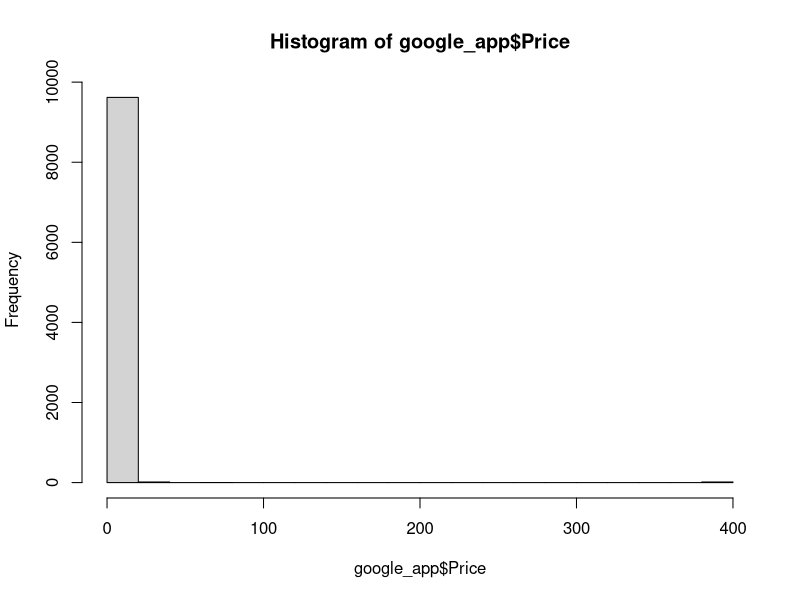
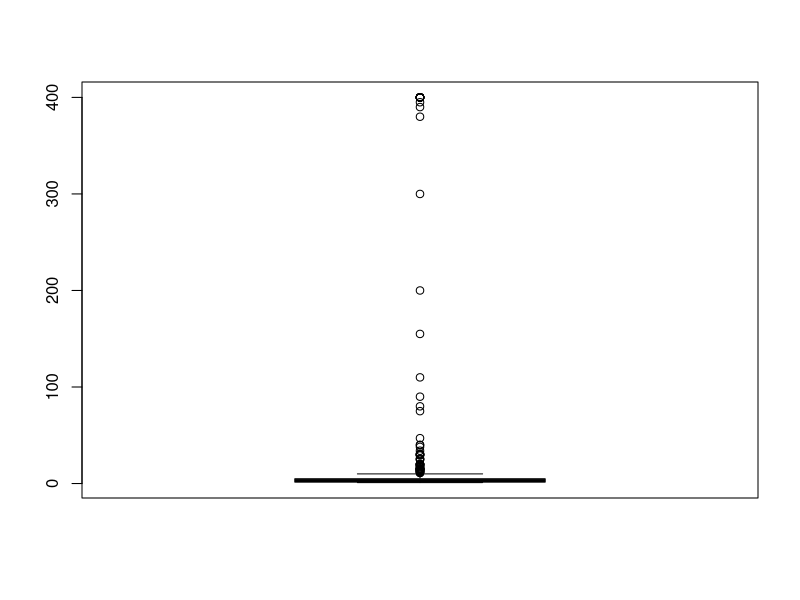
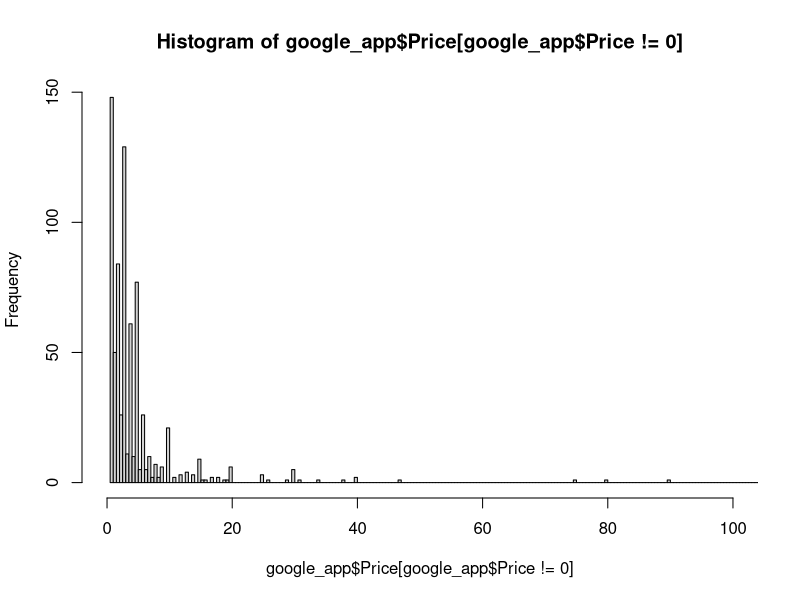

These figures' R source, in order:
google_app=read.csv("google_app.csv")

# Variabile Installs ricodifica e accorpamenti
inst <- as.character(google_app$Installs)
lev <- c("[0, 1.000)","[1.000, 5.000)","[5.000, 10.000)","[10.000, 50.000)",
         "[50.000, 100.000)","[100.000, 500.000)","[500.000, 1.000.000)", "[1.000.000, 5.000.000)", 
         "[5.000.000, 10.000.000)", "[10.000.000, 50.000.000)","[50.000.000, 100.000.000)", 
         "[100.000.000, 500.000.000)","[500.000.000, 1.000.000.000)", "[1.000.000.000, +)")
reco_factor <- function(x){
  if(x=="1,000,000,000+"){
    return(lev[14])
  } else if(x=="500,000,000+"){
    return(lev[13])
  } else if(x=="100,000,000+"){
    return(lev[12])
  } else if(x=="50,000,000+"){
    return(lev[11])
  } else if(x=="10,000,000+"){
    return(lev[10])
  } else if(x=="5,000,000+"){
    return(lev[9])
  } else if(x=="1,000,000+"){
    return(lev[8])
  } else if(x=="500,000+"){
    return(lev[7])
  } else if(x=="100,000+"){
    return(lev[6])
  } else if(x=="50,000+"){
    return(lev[5])
  } else if(x=="10,000+"){
    return(lev[4])
  } else if(x=="5,000+"){
    return(lev[3])
  } else if(x=="1,000+"){
    return(lev[2])
  } else{
    return(lev[1])
  }
}
instal_corr <- as.character(sapply(inst,reco_factor))
google_app$Installs <- factor(instal_corr, lev, ordered = T)

# Modifica 2
# creo la nuova variabile
Size_Varies <- google_app$Size=="Varies with device"
summary(Size_Varies)

# ricodifico quelle che non variano
table(google_app$Size)
# Dato che un Mb ? mille Kb
# Mb
# Tengo memoria dei Mb
lunghezze <- nchar(as.character(google_app$Size))
Mega <- substr(as.character(google_app$Size),lunghezze,lunghezze)=="M"
head(Mega,50)

# Trasformo
google_app$Size <-gsub("M","", google_app$Size)
google_app$Size <-gsub("k","", google_app$Size)
google_app$Size[google_app$Size=="Varies with device"] <- NA
google_app$Size <- as.numeric(google_app$Size)
head(google_app$Size)
# Riscalo i Mega
google_app$Size[Mega==T] <- google_app$Size[Mega==T]*10^3
google_app$Size

# Modifica 5 
table(google_app$Price)
google_app$Price <- as.numeric(gsub("\\$","",google_app$Price))
table(google_app$Price)
hist(google_app$Price)
summary(google_app$Price)

# c'? charamente un outlier


# Modifica 7
table(google_app$Content.Rating)
google_app[google_app$Content.Rating=="Unrated",]

# decido di metterle "Everyone"
google_app$Content.Rating[google_app$Content.Rating=="Unrated"]<-"Everyone"
google_app$Content.Rating <- factor(google_app$Content.Rating)
table(google_app$Content.Rating)

# Modifica 10
# Osservazione: Ci sono due Nan - secondo me possono essere eliminati
table(google_app$Android.Ver)
da_elim <- c("2.2 - 7.1.1","4.0.3 - 7.1.1","4.1 - 7.1.1","5.0 - 6.0",
             "5.0 - 7.1.1","5.0 - 8.0","7.0 - 7.1.1")
google_app<-google_app[-which(google_app$Android.Ver %in% da_elim),]
google_app$Android.Ver <- factor(google_app$Android.Ver)

# unisco le classi 
mod1 <- c("1.0 and up", "1.5 and up","1.6 and up")
mod2 <- c("2.0 and up","2.0.1 and up","2.1 and up",
          "2.2 and up","2.3 and up","2.3.3 and up")
mod3 <- c("3.0 and up","3.1 and up","3.2 and up")
mod4 <- c("4.0 and up","4.0.3 and up","4.1 and up",
          "4.2 and up","4.3 and up","4.4 and up",
          "4.4W and up")
mod5<- c("5.0 and up","5.1 and up")
mod7 <- c("7.0 and up","7.1 and up")
old_mod <- list(mod1=mod1, mod2=mod2,mod3=mod3,mod4=mod4,mod5=mod5,mod7=mod7)
old_mod[2]
# Considerazione: Ha senso tenere le app tanto nuove?
new_mod <-c("1.0 and up","2.0 and up","3.0 and up",
            "4.0 and up","5.0 and up","7.0 and up") 

for( i in 1:6)
{
  google_app$Android.Ver[which(google_app$Android.Ver %in% old_mod[[i]])]<- new_mod[i]
}
table(google_app$Android.Ver)
# ricodifico i fattori
google_app$Android.Ver <- factor(google_app$Android.Ver)
# elimino gli Nan 
google_app <- google_app[-which(google_app$Android.Ver=="NaN"),]
# ho dovuto fare cos? perch? NaN era una modalit? non il classico NaN
google_app$Android.Ver <- factor(google_app$Android.Ver)
table(google_app$Android.Ver)

#Variabile 3

table(google_app$Type)
#Ho 1 NaN e 1 0, le elimino entrambe
eliminare=which(google_app$Type=="NaN")
eliminare=c(eliminare,which(google_app$Type=="0"))
eliminare
google_app[eliminare,]
google_app=google_app[-eliminare,]

#Controllo
which(google_app$Type=="NaN")
which(google_app$Type=="0")

#Variabile 6: Collassare Type e price
table(google_app$Price)
google_app$Price=gsub( "\\$","",google_app$Price)
table(google_app$Price)
google_app$Price=as.numeric(google_app$Price)
boxplot(google_app$Price[google_app$Price!=0])
hist(google_app$Price[google_app$Price!=0],xlim=c(0.00,100),nclass=1000)

Type_Price=rep(NA,length(google_app$Price))
for(i in (1:length(google_app$Price)))
{
  if(google_app$Price[i]==0)
  {
    Type_Price[i]="Free"
  }
  else if(google_app$Price[i]<5)
  {
    Type_Price[i]="Paid"
  }
  else if(google_app$Price[i]>=5)
  {
    Type_Price[i]="Plus"
  }
}
Type_Price=as.factor(Type_Price)
google_app=cbind(google_app,Type_Price)


#Variabile 8
str(google_app$Genres) #120 Livelli
table(google_app$Genres)
google_app$Genres=as.character(google_app$Genres)
i=1
for(i in (1:length(google_app$Genres)))
{
  a=strsplit(google_app$Genres[i],";")[[1]]
  if(length(a)==2)
  {
    google_app$Genres[i]=a[2]
  }
  else
  {
    google_app$Genres[i]=a[1]
  }
}

table(google_app$Genres)
google_app$Genres[2]
google_app$Genres=as.factor(google_app$Genres)
str(google_app$Genres) #53 livelli

#Variabile 9
Sys.setlocale("LC_ALL","C") #devo cambiare formato in cui vengono letti i mesi in inglese
google_app$Last.Updated=as.Date(as.character(google_app$Last.Updated),format='%B %d, %Y')
google_app$Last.Updated

#Ricodifico category come genre
table(google_app$Category)
#tutte lower
google_app$Category=tolower(google_app$Category)
table(google_app$Category)
#alzo la prima lettera
firstup <- function(x) {
  substr(x, 1, 1) <- toupper(substr(x, 1, 1))
  x
}

google_app$Category=firstup(google_app$Category)
table(google_app$Category)

library(plyr)
google_app$Category <- revalue(google_app$Category,c("Art_and_design"="Art & Design",
                                                     "Auto_and_vehicles"="Auto & Vehicles",
                                                     "Books_and_reference"="Books & Reference",
                                                     "Food_and_drink"="Food & Drink",
                                                     "Health_and_fitness"="Health & Fitness",
                                                     "House_and_home"="House & Home",
                                                     "Libraries_and_demo"="Libraries & Demo",
                                                     "Maps_and_navigation"="Maps & Navigation",
                                                     "News_and_magazines"="News & Magazines",
                                                     "Travel_and_local"="Travel & Local",
                                                     "Video_players"="Video Players"))

table(google_app$Category)
length(which(google_app$Category==google_app$Genres))
google_app$Category=as.factor(google_app$Category)
google_app$App=factor(google_app$App)
save(google_app,file="google_app_final.RData")
